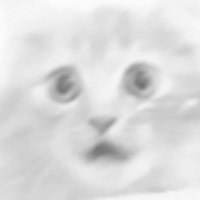
#> input picture js/faces/user1.jpg, 200 x 200 px, given in place of the camera
$ python cat.py
#> lines starting #> are read from the running program, lines starting #| are printed output that depends on the picture; after the words box and inside, x2 and y2 are one past the last pixel; in counts of white or black regions, pixels touching at a corner belong together
#> further down, frame is the input picture: shape (200, 200, 3); min 115, max 252, mean 220.6
from __future__ import print_function
import cv2 as cv
import argparse
def detectAndDisplay(frame):
    frame_gray = cv.cvtColor(frame, cv.COLOR_BGR2GRAY)
    frame_gray = cv.equalizeHist(frame_gray)
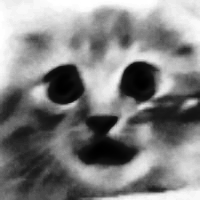
#> frame_gray: shape (200, 200); min 0, max 255, mean 129.9
    #-- Detect faces
    faces = face_cascade.detectMultiScale(frame_gray)
#> faces = [[16, 15, 171, 171]]
    for (x,y,w,h) in faces:
        center = (x + w//2, y + h//2)
        frame = cv.ellipse(frame, center, (w//2, h//2), 0, 0, 360, (255, 0, 255), 4)
        faceROI = frame_gray[y:y+h,x:x+w]
#> this loop made 1 pass
#> (x, y, w, h, center) on pass 1: (16, 15, 171, 171, (101, 100))
#> pass 1, in detectAndDisplay, `frame = cv.ellipse(frame, center, (w//2, h//2), 0, 0, 360, (255, 0, 25..`:
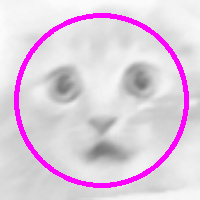
#> frame: shape (200, 200, 3); 6.65% of pixels changed, all inside (x1, y1, x2, y2) = (14, 13, 189, 188)
#> pass 1, in detectAndDisplay, `faceROI = frame_gray[y:y+h,x:x+w]`:
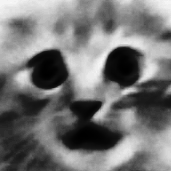
#> faceROI: shape (171, 171); min 0, max 248, mean 117
        #-- In each face, detect eyes
    cv.imshow('Capture - Face detection', frame)
parser = argparse.ArgumentParser(description='Code for Cascade Classifier tutorial.')
parser.add_argument('--face_cascade', help='Path to face cascade.', default='../opencv_build/opencv/data/haarcascades/haarcascade_frontalcatface.xml')
parser.add_argument('--camera', help='Camera devide number.', type=int, default=0)
args = parser.parse_args()
face_cascade_name = args.face_cascade
face_cascade = cv.CascadeClassifier()
#-- 1. Load the cascades
if not face_cascade.load(cv.samples.findFile(face_cascade_name)):
    print('--(!)Error loading face cascade')
    exit(0)
camera_device = args.camera
#-- 2. Read the video stream
cap = cv.VideoCapture(camera_device)
if not cap.isOpened:
    print('--(!)Error opening video capture')
    exit(0)
while True:
    ret, frame = cap.read()
    if frame is None:
        print('--(!) No captured frame -- Break!')
        break
    detectAndDisplay(frame)
    if cv.waitKey(10) == 27:
#> (key Esc is pressed here)
        break

$ run again, on js/faces/user10.jpg
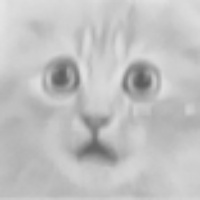
#> input picture js/faces/user10.jpg, 200 x 200 px, given in place of the camera
#> frame is the input picture: shape (200, 200, 3); min 92, max 229, mean 193
#> in detectAndDisplay, `frame_gray = cv.equalizeHist(frame_gray)`:
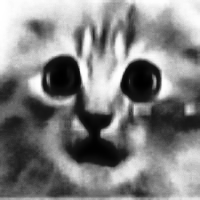
#> frame_gray: shape (200, 200); min 0, max 255, mean 130
#> faces = [[10, 7, 178, 178]]
#> the loop in detectAndDisplay, `for (x,y,w,h) in faces:` made 1 pass
#> (x, y, w, h, center) on pass 1: (10, 7, 178, 178, (99, 96))
#> pass 1, in detectAndDisplay, `faceROI = frame_gray[y:y+h,x:x+w]`:
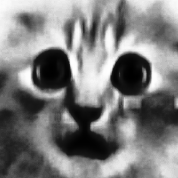
#> faceROI: shape (178, 178); min 0, max 255, mean 125

$ run again, on js/faces/user11.jpg
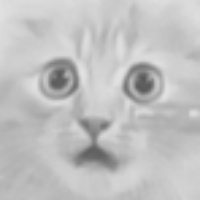
#> input picture js/faces/user11.jpg, 200 x 200 px, given in place of the camera
#> frame is the input picture: shape (200, 200, 3); min 90, max 226, mean 192.5
#> in detectAndDisplay, `frame_gray = cv.equalizeHist(frame_gray)`:
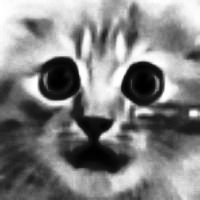
#> frame_gray: shape (200, 200); min 0, max 255, mean 130
#> faces = [[11, 5, 182, 182]]
#> the loop in detectAndDisplay, `for (x,y,w,h) in faces:` made 1 pass
#> (x, y, w, h, center) on pass 1: (11, 5, 182, 182, (102, 96))
#> pass 1, in detectAndDisplay, `faceROI = frame_gray[y:y+h,x:x+w]`:
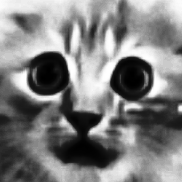
#> faceROI: shape (182, 182); min 0, max 255, mean 127.5
